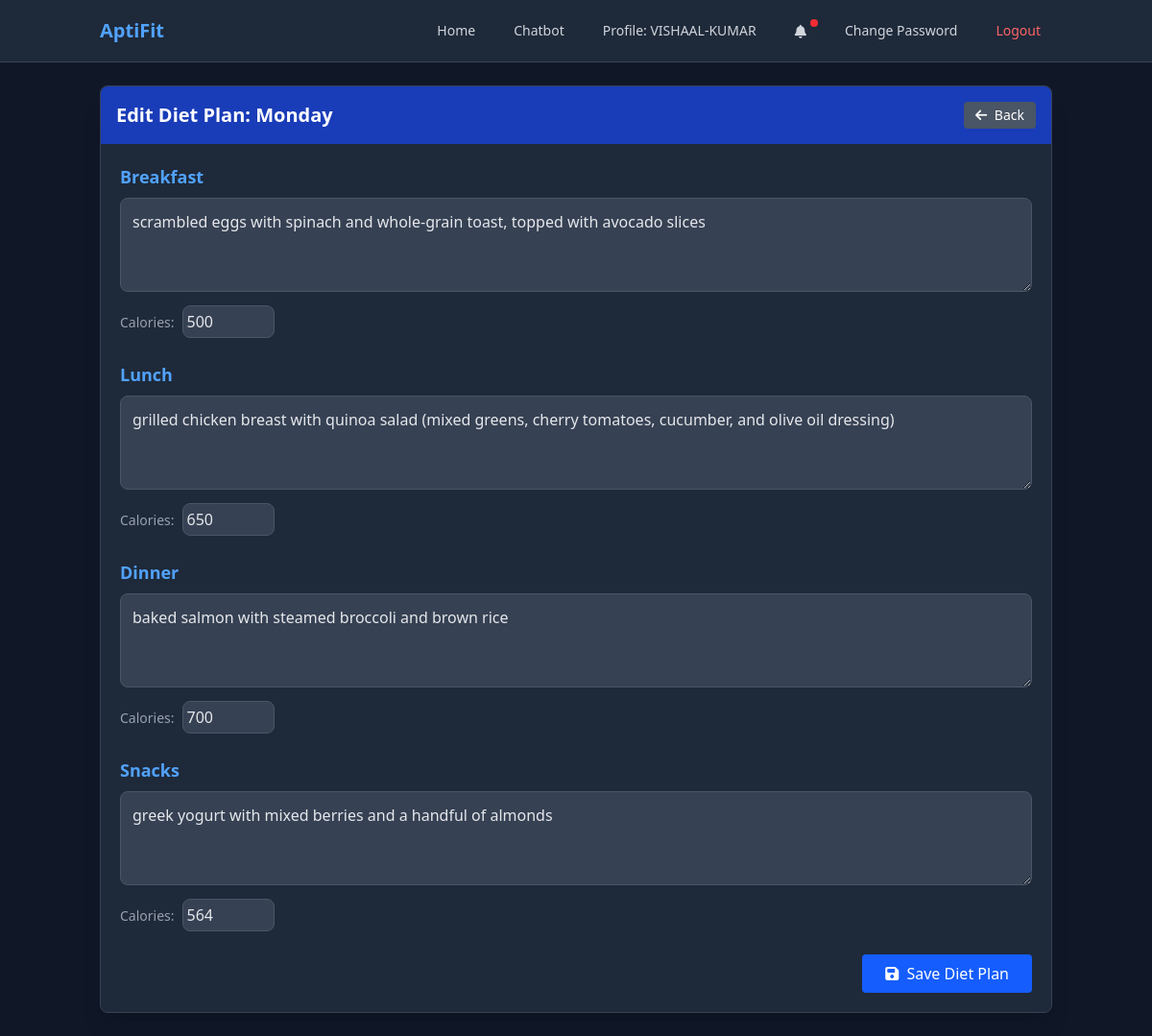
The page /edit-diet/ (signed in) on the database as committed earlier.
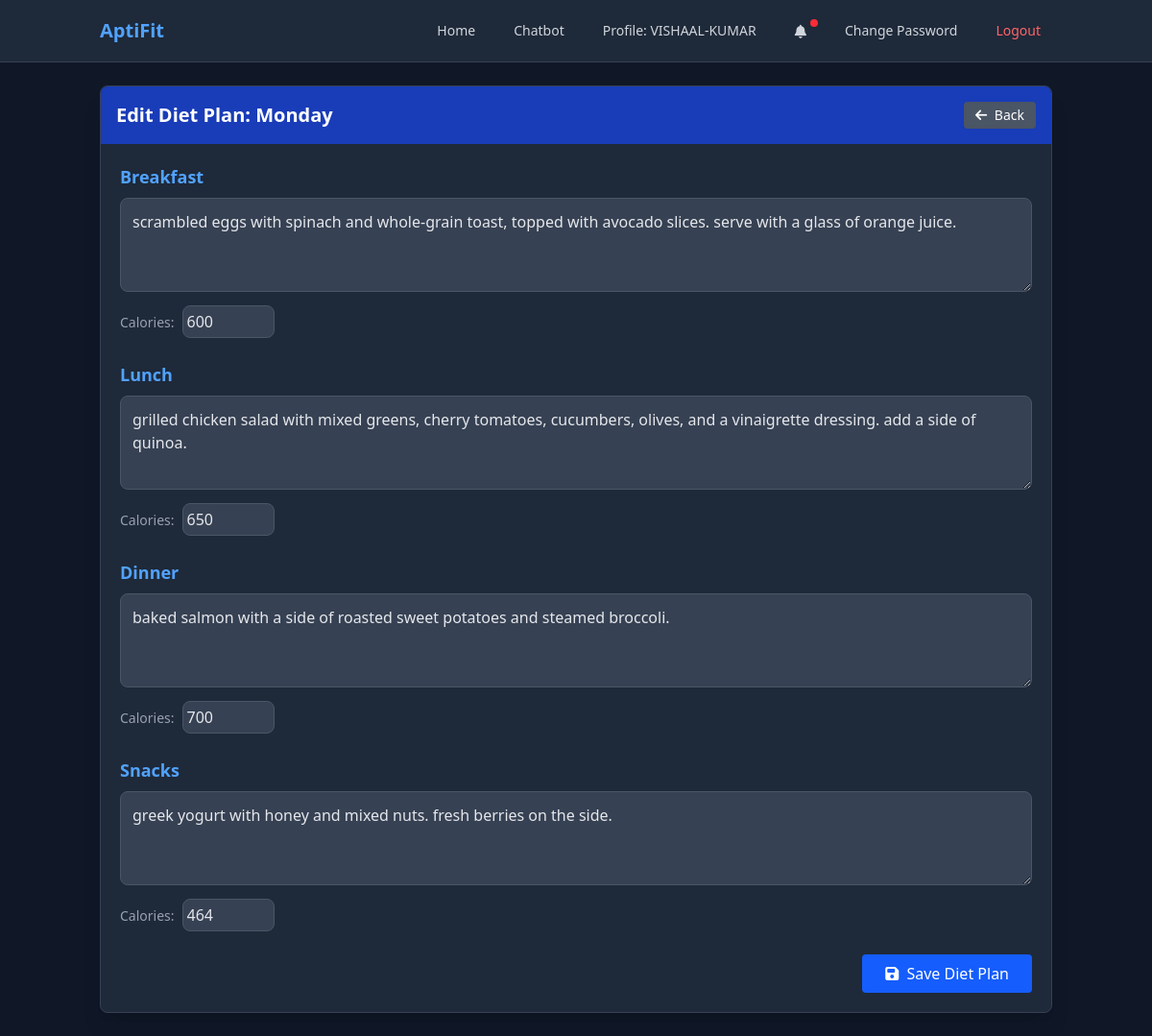
The same page on the database as committed later.
### fitness/models.py (models this page shows, shortened)
class DailyDietPlan(models.Model):
    DAYS_OF_WEEK = [
        ('monday', 'Monday'),
        ('tuesday', 'Tuesday'),
        ('wednesday', 'Wednesday'),
        ('thursday', 'Thursday'),
        ('friday', 'Friday'),
        ('saturday', 'Saturday'),
        ('sunday', 'Sunday'),
    ]
    diet_plan = models.ForeignKey(
        DietPlan, related_name='daily_plans', on_delete=models.CASCADE)
    day_of_week = models.CharField(max_length=10, choices=DAYS_OF_WEEK)
    breakfast = models.TextField(blank=True, null=True)
    breakfast_calories = models.IntegerField(blank=True, null=True)
    lunch = models.TextField(blank=True, null=True)
    lunch_calories = models.IntegerField(blank=True, null=True)
    dinner = models.TextField(blank=True, null=True)
    dinner_calories = models.IntegerField(blank=True, null=True)
    snacks = models.TextField(blank=True, null=True)
    snacks_calories = models.IntegerField(blank=True, null=True)
    class Meta:
        unique_together = ['diet_plan', 'day_of_week']

### fitness/views.py (the view)
# urls.py: path('edit-diet/', views.edit_diet, name='edit_diet'),
@login_required
def edit_diet(request):
    day = request.GET.get('day', 'monday').lower()
    diet_plan, created = DietPlan.objects.get_or_create(user=request.user)
    if created:
        diet_plan.has_diet_plan = True
        diet_plan.save()
    daily_plan, created = DailyDietPlan.objects.get_or_create(
        diet_plan=diet_plan,
        day_of_week=day
    )
    day_display = dict(DailyDietPlan.DAYS_OF_WEEK).get(day, day.capitalize())
    user_profile = request.user.userprofile
    show_notification = False
    notification_message = ""
    if user_profile.notification_preference != 'none':
        import datetime
        today = datetime.datetime.now()
        if user_profile.notification_preference == 'daily':
            show_notification = True
            notification_message = f"Remember to follow your {today.strftime('%A')} diet plan!"
        elif user_profile.notification_preference == 'weekly' and today.weekday() == 0:  # Monday
            show_notification = True
            notification_message = "Here's your weekly diet plan reminder!"
    context = {
        'day': day,
        'day_display': day_display,
        'daily_plan': daily_plan,
        'has_notifications': show_notification,
        'notification_message': notification_message,
    }
    add_notification(
        request, f"You've updated your diet plan for {day_display}.", "success")
    return render(request, 'fitness/edit_diet.html', context)

### fitness/views.py (called while the page is built)
def add_notification(request, message, category="info"):
    import datetime
    if 'notifications' not in request.session:
        request.session['notifications'] = []
    request.session['notifications'].append({
        'message': message,
        'category': category,  # info, success, warning, error
        'timestamp': datetime.datetime.now().strftime("%Y-%m-%d %H:%M:%S"),
        'read': False
    })
    if len(request.session['notifications']) > 5:
        request.session['notifications'] = request.session['notifications'][-5:]
    request.session.modified = True

### fitness/templates/fitness/edit_diet.html (shortened to what the changed rows need)
<!DOCTYPE html>
<html lang="en">
  <head>
    <script src="https://cdn.jsdelivr.net/npm/@tailwindcss/browser@4"></script>
    <link rel="stylesheet" href="https://cdnjs.cloudflare.com/ajax/libs/font-awesome/6.4.0/css/all.min.css">
  </head>
  <body class="bg-gray-900 min-h-screen text-gray-200">
    <div class="container mx-auto px-4 py-6">
      <div class="bg-gray-800 rounded-lg shadow-xl border border-gray-700 overflow-hidden">
        <div class="bg-blue-800 text-white p-4 flex justify-between items-center">
          <h2 class="text-xl font-bold">Edit Diet Plan: {{ day_display }}</h2>
          <a href="{% url 'index' %}?day={{ day }}" class="bg-gray-600 hover:bg-gray-700 text-white text-sm px-3 py-1 rounded transition duration-300">
            <i class="fas fa-arrow-left mr-1"></i> Back
          </a>
        </div>
        <div class="p-5">
          <form action="{% url 'save_diet' %}" method="post" class="space-y-6">
            <div class="space-y-2">
              <label for="breakfast" class="block text-lg font-semibold text-blue-400">Breakfast</label>
              <textarea
                name="breakfast"
                id="breakfast"
                rows="3"
                class="w-full bg-gray-700 border border-gray-600 rounded-lg p-3 text-gray-200 focus:outline-none focus:ring-2 focus:ring-blue-500"
                placeholder="Enter breakfast details"
              >{{ daily_plan.breakfast|default:'' }}</textarea>
              <div class="flex">
                <label for="breakfast_calories" class="block text-sm font-medium text-gray-400 mr-2 pt-2">Calories:</label>
                <input
                  type="number"
                  name="breakfast_calories"
                  id="breakfast_calories"
                  value="{{ daily_plan.breakfast_calories|default:'' }}"
                  class="w-24 bg-gray-700 border border-gray-600 rounded-lg p-1 text-gray-200 focus:outline-none focus:ring-2 focus:ring-blue-500"
                  placeholder="kcal"
                >
              </div>
            </div>
            <div class="space-y-2">
              <label for="lunch" class="block text-lg font-semibold text-blue-400">Lunch</label>
              <textarea
                name="lunch"
                id="lunch"
                rows="3"
                class="w-full bg-gray-700 border border-gray-600 rounded-lg p-3 text-gray-200 focus:outline-none focus:ring-2 focus:ring-blue-500"
                placeholder="Enter lunch details"
              >{{ daily_plan.lunch|default:'' }}</textarea>
              <div class="flex">
                <label for="lunch_calories" class="block text-sm font-medium text-gray-400 mr-2 pt-2">Calories:</label>
                <input
                  type="number"
                  name="lunch_calories"
                  id="lunch_calories"
                  value="{{ daily_plan.lunch_calories|default:'' }}"
                  class="w-24 bg-gray-700 border border-gray-600 rounded-lg p-1 text-gray-200 focus:outline-none focus:ring-2 focus:ring-blue-500"
                  placeholder="kcal"
                >
              </div>
            </div>
            <div class="space-y-2">
              <label for="dinner" class="block text-lg font-semibold text-blue-400">Dinner</label>
              <textarea
                name="dinner"
                id="dinner"
                rows="3"
                class="w-full bg-gray-700 border border-gray-600 rounded-lg p-3 text-gray-200 focus:outline-none focus:ring-2 focus:ring-blue-500"
                placeholder="Enter dinner details"
              >{{ daily_plan.dinner|default:'' }}</textarea>
              <div class="flex">
                <label for="dinner_calories" class="block text-sm font-medium text-gray-400 mr-2 pt-2">Calories:</label>
                <input
                  type="number"
                  name="dinner_calories"
                  id="dinner_calories"
                  value="{{ daily_plan.dinner_calories|default:'' }}"
                  class="w-24 bg-gray-700 border border-gray-600 rounded-lg p-1 text-gray-200 focus:outline-none focus:ring-2 focus:ring-blue-500"
                  placeholder="kcal"
                >
              </div>
            </div>
            <div class="space-y-2">
              <label for="snacks" class="block text-lg font-semibold text-blue-400">Snacks</label>
              <textarea
                name="snacks"
                id="snacks"
                rows="3"
                class="w-full bg-gray-700 border border-gray-600 rounded-lg p-3 text-gray-200 focus:outline-none focus:ring-2 focus:ring-blue-500"
                placeholder="Enter snacks details"
              >{{ daily_plan.snacks|default:'' }}</textarea>
              <div class="flex">
                <label for="snacks_calories" class="block text-sm font-medium text-gray-400 mr-2 pt-2">Calories:</label>
                <input
                  type="number"
                  name="snacks_calories"
                  id="snacks_calories"
                  value="{{ daily_plan.snacks_calories|default:'' }}"
                  class="w-24 bg-gray-700 border border-gray-600 rounded-lg p-1 text-gray-200 focus:outline-none focus:ring-2 focus:ring-blue-500"
                  placeholder="kcal"
                >
              </div>
            </div>
          </form>
        </div>
      </div>
    </div>
  </body>
</html>

Rows that differ between the two databases and show on the page:
changed DailyDietPlan "Monday": breakfast "scrambled eggs with spinach and whole-grain toast, topped with avocado slices" → "scrambled eggs with spinach and whole-grain toast, topped with avocado slices. serve with a glass of orange juice."; breakfast_calories "500" → "600"; lunch "grilled chicken breast with quinoa salad (mixed greens, cherry tomatoes, cucumber, and olive oil dressing)" → "grilled chicken salad with mixed greens, cherry tomatoes, cucumbers, olives, and a vinaigrette dressing. add a side of quinoa."; dinner "baked salmon with steamed broccoli and brown rice" → "baked salmon with a side of roasted sweet potatoes and steamed broccoli."; snacks "greek yogurt with mixed berries and a handful of almonds" → "greek yogurt with honey and mixed nuts. fresh berries on the side."; snacks_calories "564" → "464"
